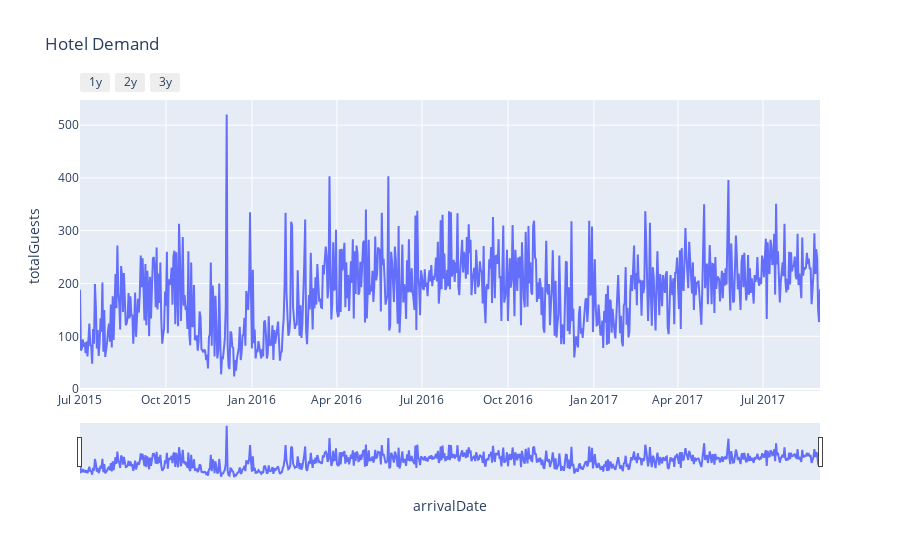

The notebook cell saved with this chart:
### Code cell
fig = px.line(
    numberOfGuestsDaily.reset_index(),
    x='arrivalDate',
    y='totalGuests',
    title='Hotel Demand'
)

fig.update_xaxes(
    rangeslider_visible=True,
    rangeselector=dict(
        buttons=list([
            dict(count=1, label='1y', step="year", stepmode="backward"),
            dict(count=2, label='2y', step="year", stepmode="backward"),
            dict(count=3, label='3y', step="year", stepmode="backward")
        ])
    )
)
fig.show()

### Figure 1 — Plotly figure (JSON) as saved in the notebook; plotly's stock layout.template omitted (floating-point values rounded to 4 significant figures; data arrays with more than 128 entries replaced by an {"elided": "..."} marker saying what was removed)
{"data": [{"hovertemplate": "arrivalDate=%{x}<br>totalGuests=%{y}<extra></extra>", "legendgroup": "", "line": {"color": "#636efa", "dash": "solid"}, "marker": {"symbol": "circle"}, "mode": "lines", "name": "", "orientation": "v", "showlegend": false, "type": "scatter", "x": {"elided": "793 str values"}, "xaxis": "x", "y": {"elided": "793 int values"}, "yaxis": "y"}], "layout": {"legend": {"tracegroupgap": 0}, "title": {"text": "Hotel Demand"}, "xaxis": {"anchor": "y", "domain": [0, 1], "rangeselector": {"buttons": [{"count": 1, "label": "1y", "step": "year", "stepmode": "backward"}, {"count": 2, "label": "2y", "step": "year", "stepmode": "backward"}, {"count": 3, "label": "3y", "step": "year", "stepmode": "backward"}]}, "rangeslider": {"visible": true}, "title": {"text": "arrivalDate"}}, "yaxis": {"anchor": "x", "domain": [0, 1], "title": {"text": "totalGuests"}}}}
